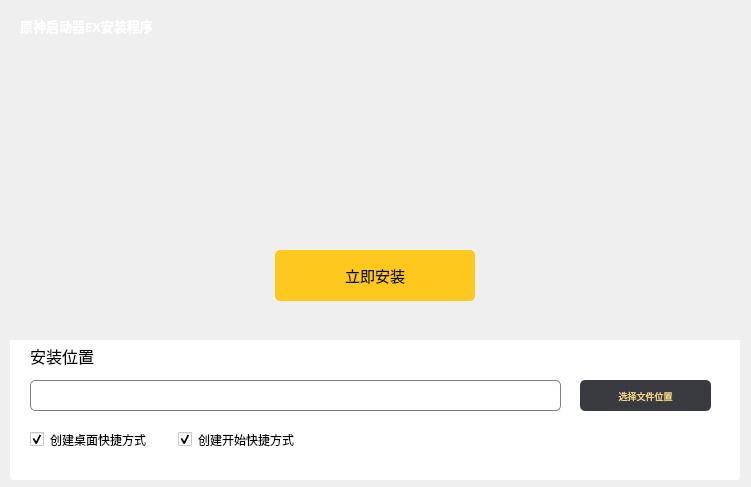
<?xml version="1.0" encoding="UTF-8"?>
<ui version="4.0">
 <class>installer</class>
 <widget class="QMainWindow" name="installer">
  <property name="enabled">
   <bool>true</bool>
  </property>
  <property name="geometry">
   <rect>
    <x>0</x>
    <y>0</y>
    <width>751</width>
    <height>487</height>
   </rect>
  </property>
  <property name="windowTitle">
   <string>MainWindow</string>
  </property>
  <widget class="QWidget" name="centralwidget">
   <widget class="QWidget" name="Main_Widget" native="true">
    <property name="geometry">
     <rect>
      <x>10</x>
      <y>10</y>
      <width>730</width>
      <height>470</height>
     </rect>
    </property>
    <property name="styleSheet">
     <string notr="true">QPushButton {
	border:none;
}
QPushButton:hove {
	padding-bottom:5px;
}
QWidget{
	border-radius:5px;
}</string>
    </property>
    <widget class="QLabel" name="Fontground_Label">
     <property name="geometry">
      <rect>
       <x>0</x>
       <y>0</y>
       <width>730</width>
       <height>391</height>
      </rect>
     </property>
     <property name="styleSheet">
      <string notr="true">border-image: url(:/img/background.png);
border-bottom-right-radius:0px;
border-bottom-left-radius:0px;</string>
     </property>
     <property name="text">
      <string/>
     </property>
    </widget>
    <widget class="QLabel" name="Title_Lable">
     <property name="geometry">
      <rect>
       <x>10</x>
       <y>0</y>
       <width>191</width>
       <height>31</height>
      </rect>
     </property>
     <property name="font">
      <font>
       <family>有爱魔兽圆体 CN</family>
       <pointsize>10</pointsize>
       <weight>75</weight>
       <bold>true</bold>
      </font>
     </property>
     <property name="styleSheet">
      <string notr="true">color: rgb(255, 255, 255);</string>
     </property>
     <property name="text">
      <string>原神启动器EX安装程序</string>
     </property>
    </widget>
    <widget class="QFrame" name="Top_Right_Frame">
     <property name="geometry">
      <rect>
       <x>570</x>
       <y>0</y>
       <width>71</width>
       <height>31</height>
      </rect>
     </property>
     <property name="frameShape">
      <enum>QFrame::StyledPanel</enum>
     </property>
     <property name="frameShadow">
      <enum>QFrame::Raised</enum>
     </property>
    </widget>
    <widget class="QPushButton" name="InstallerStart_Button">
     <property name="geometry">
      <rect>
       <x>265</x>
       <y>240</y>
       <width>200</width>
       <height>51</height>
      </rect>
     </property>
     <property name="font">
      <font>
       <family>有爱魔兽圆体 CN Medium</family>
       <pointsize>11</pointsize>
       <weight>50</weight>
       <bold>false</bold>
      </font>
     </property>
     <property name="styleSheet">
      <string notr="true">QPushButton {
	background-color: rgb(255, 200, 31);
	border-radius:5
}
QPushButton:pressed {
	background-color:rgb(185, 144, 22);
	border-radius:5

}</string>
     </property>
     <property name="text">
      <string>立即安装</string>
     </property>
    </widget>
    <widget class="QFrame" name="Bottom_Installer_Frame">
     <property name="geometry">
      <rect>
       <x>0</x>
       <y>330</y>
       <width>730</width>
       <height>141</height>
      </rect>
     </property>
     <property name="styleSheet">
      <string notr="true">background-color: rgb(255, 255, 255);
border-top-right-radius:0px;
border-top-left-radius:0px;

</string>
     </property>
     <property name="frameShape">
      <enum>QFrame::StyledPanel</enum>
     </property>
     <property name="frameShadow">
      <enum>QFrame::Raised</enum>
     </property>
     <widget class="QFrame" name="Installer_Frame">
      <property name="geometry">
       <rect>
        <x>0</x>
        <y>0</y>
        <width>711</width>
        <height>121</height>
       </rect>
      </property>
      <property name="styleSheet">
       <string notr="true">QPushButton {
	border:none;
	border-radius:5px;
	
	color: rgb(244, 216, 135);
	background-color: rgb(57, 59, 64);
}
QLineEdit {
	
	border: 1px solid gray;
	border-radius: 5px;
	padding: 0 8px;
	selection-background-color: darkgray;
}
QFrame {
	border:none;
	}</string>
      </property>
      <property name="frameShape">
       <enum>QFrame::StyledPanel</enum>
      </property>
      <property name="frameShadow">
       <enum>QFrame::Raised</enum>
      </property>
      <widget class="QPushButton" name="Look_Button">
       <property name="geometry">
        <rect>
         <x>570</x>
         <y>40</y>
         <width>131</width>
         <height>31</height>
        </rect>
       </property>
       <property name="font">
        <font>
         <family>有爱魔兽圆体 CN Medium</family>
         <pointsize>7</pointsize>
        </font>
       </property>
       <property name="styleSheet">
        <string notr="true">QPushButton:pressed {
		
	background-color: rgb(34, 35, 38);
}</string>
       </property>
       <property name="text">
        <string>选择文件位置</string>
       </property>
      </widget>
      <widget class="QLineEdit" name="Path_LineEdit">
       <property name="geometry">
        <rect>
         <x>20</x>
         <y>40</y>
         <width>531</width>
         <height>31</height>
        </rect>
       </property>
      </widget>
      <widget class="QLabel" name="Installer_Label">
       <property name="geometry">
        <rect>
         <x>20</x>
         <y>0</y>
         <width>111</width>
         <height>31</height>
        </rect>
       </property>
       <property name="font">
        <font>
         <family>有爱魔兽圆体 CN Medium</family>
         <pointsize>12</pointsize>
        </font>
       </property>
       <property name="text">
        <string>安装位置</string>
       </property>
      </widget>
      <widget class="QWidget" name="">
       <property name="geometry">
        <rect>
         <x>20</x>
         <y>90</y>
         <width>266</width>
         <height>19</height>
        </rect>
       </property>
       <layout class="QHBoxLayout" name="horizontalLayout">
        <property name="spacing">
         <number>30</number>
        </property>
        <item>
         <widget class="QCheckBox" name="CreateStartedLink_CheckBoc">
          <property name="font">
           <font>
            <family>有爱魔兽圆体 CN Medium</family>
            <pointsize>9</pointsize>
           </font>
          </property>
          <property name="text">
           <string>创建桌面快捷方式</string>
          </property>
          <property name="checked">
           <bool>true</bool>
          </property>
         </widget>
        </item>
        <item>
         <widget class="QCheckBox" name="CreateDesktopLink_CheckBox">
          <property name="font">
           <font>
            <family>有爱魔兽圆体 CN Medium</family>
            <pointsize>9</pointsize>
           </font>
          </property>
          <property name="text">
           <string>创建开始快捷方式</string>
          </property>
          <property name="checked">
           <bool>true</bool>
          </property>
         </widget>
        </item>
       </layout>
      </widget>
     </widget>
    </widget>
    <widget class="QWidget" name="layoutWidget">
     <property name="geometry">
      <rect>
       <x>660</x>
       <y>0</y>
       <width>71</width>
       <height>30</height>
      </rect>
     </property>
     <layout class="QHBoxLayout" name="Top_Right_Layout">
      <property name="spacing">
       <number>10</number>
      </property>
      <property name="leftMargin">
       <number>0</number>
      </property>
      <property name="rightMargin">
       <number>5</number>
      </property>
      <item>
       <widget class="QPushButton" name="Min_Bottom">
        <property name="styleSheet">
         <string notr="true">QPushButton:hover {
	background-color: rgb(255, 255, 255 ,95);
}</string>
        </property>
        <property name="text">
         <string/>
        </property>
        <property name="icon">
         <iconset resource="src/img/styple.qrc">
          <normaloff>:/ico/min.png</normaloff>:/ico/min.png</iconset>
        </property>
        <property name="iconSize">
         <size>
          <width>20</width>
          <height>20</height>
         </size>
        </property>
       </widget>
      </item>
      <item>
       <widget class="QPushButton" name="Close_Buttom">
        <property name="styleSheet">
         <string notr="true">QPushButton:hover {
	background-color: rgb(255, 0, 0 ,95);
}</string>
        </property>
        <property name="text">
         <string/>
        </property>
        <property name="icon">
         <iconset resource="src/img/styple.qrc">
          <normaloff>:/ico/close.png</normaloff>:/ico/close.png</iconset>
        </property>
        <property name="iconSize">
         <size>
          <width>20</width>
          <height>20</height>
         </size>
        </property>
       </widget>
      </item>
     </layout>
    </widget>
    <zorder>Fontground_Label</zorder>
    <zorder>Title_Lable</zorder>
    <zorder>Top_Right_Frame</zorder>
    <zorder>Bottom_Installer_Frame</zorder>
    <zorder>layoutWidget</zorder>
    <zorder>InstallerStart_Button</zorder>
   </widget>
  </widget>
 </widget>
 <resources>
  <include location="src/img/styple.qrc"/>
 </resources>
 <connections>
  <connection>
   <sender>Min_Bottom</sender>
   <signal>clicked()</signal>
   <receiver>installer</receiver>
   <slot>showMinimized()</slot>
   <hints>
    <hint type="sourcelabel">
     <x>700</x>
     <y>34</y>
    </hint>
    <hint type="destinationlabel">
     <x>657</x>
     <y>14</y>
    </hint>
   </hints>
  </connection>
  <connection>
   <sender>Close_Buttom</sender>
   <signal>clicked()</signal>
   <receiver>installer</receiver>
   <slot>close()</slot>
   <hints>
    <hint type="sourcelabel">
     <x>745</x>
     <y>34</y>
    </hint>
    <hint type="destinationlabel">
     <x>698</x>
     <y>13</y>
    </hint>
   </hints>
  </connection>
 </connections>
 <slots>
  <slot>setup(path)</slot>
 </slots>
</ui>
